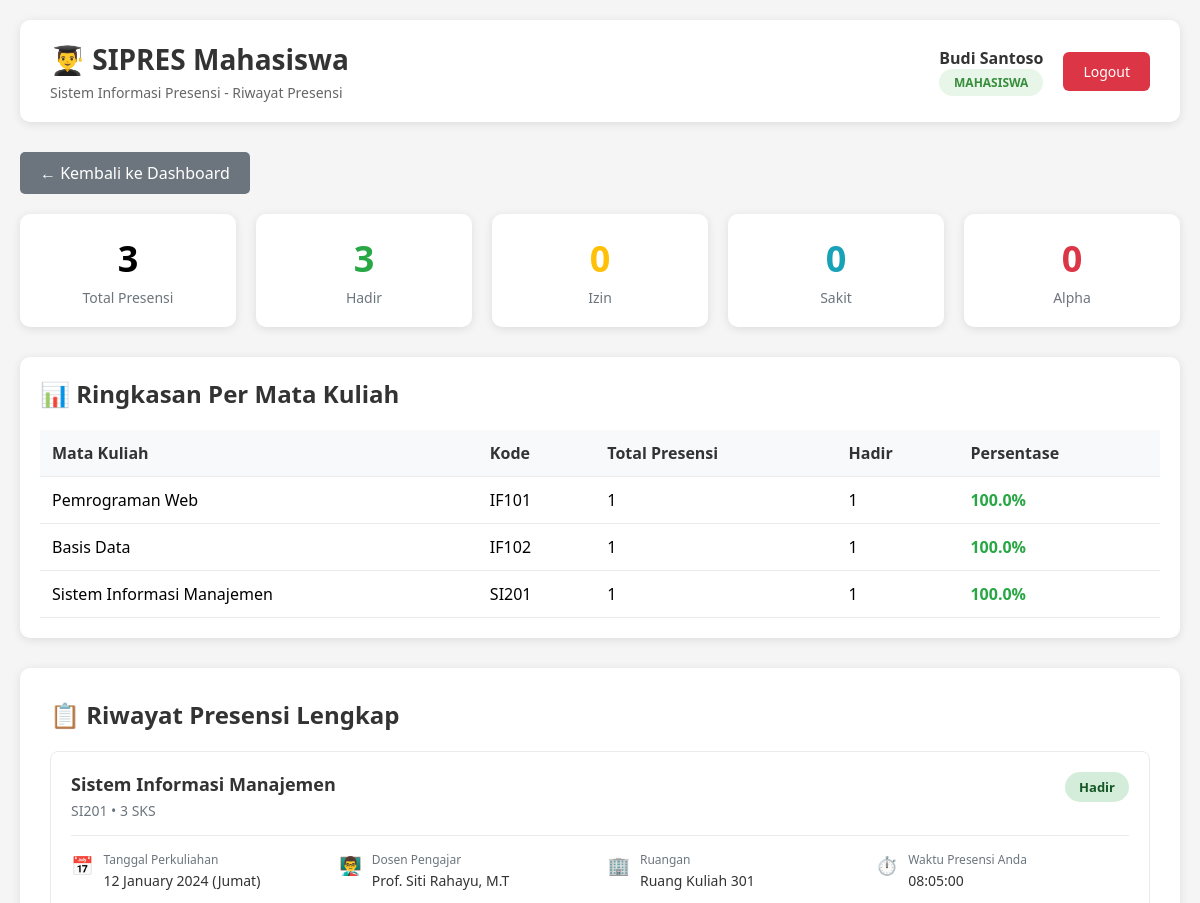
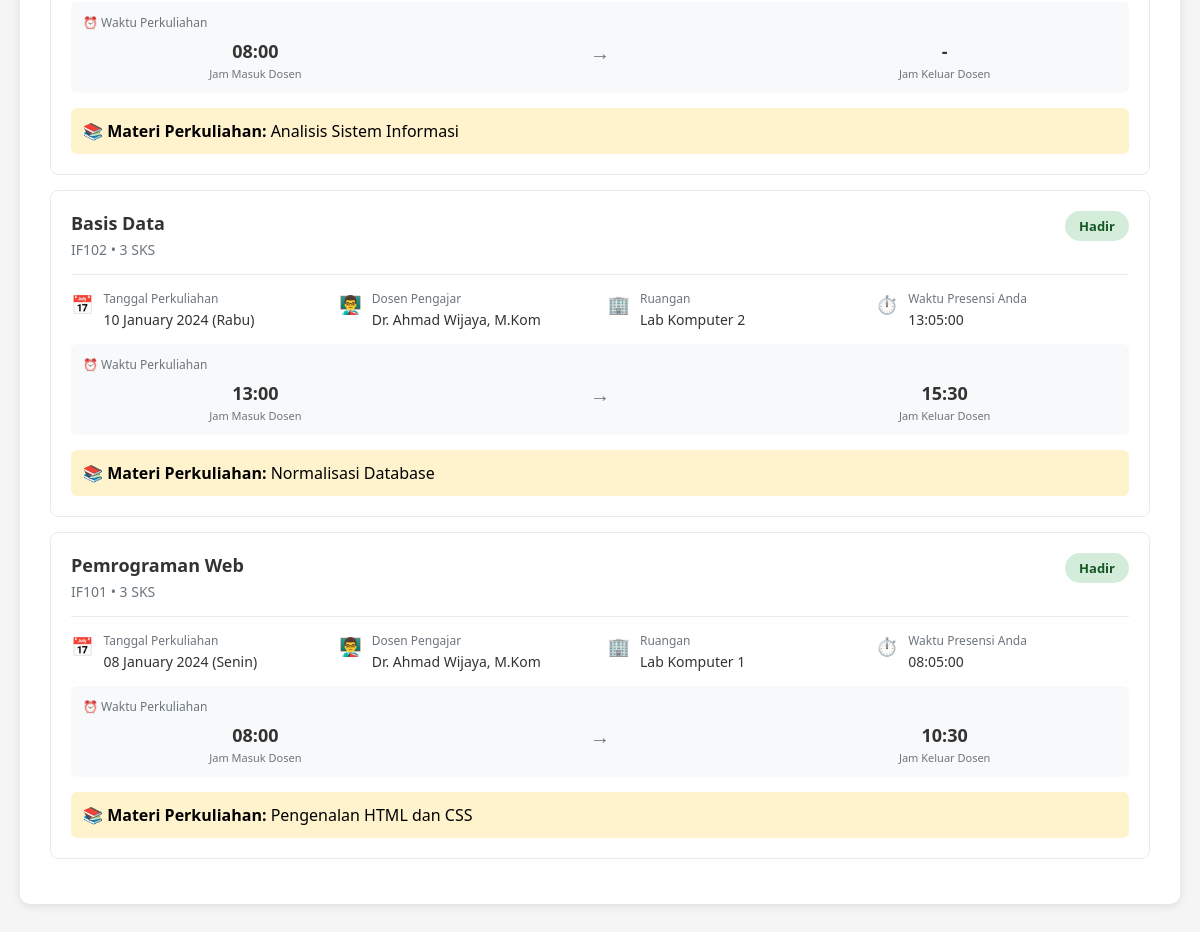
Page /modules/mahasiswa/riwayat.php (signed in) on the committed database (2 pictures, top to bottom).
### tables this page shows
CREATE TABLE presensi_mahasiswa (
    id_presensi INT AUTO_INCREMENT PRIMARY KEY,
    id_jurnal INT NOT NULL,
    id_mahasiswa INT NOT NULL,
    waktu_scan TIMESTAMP DEFAULT CURRENT_TIMESTAMP,
    status ENUM('Hadir', 'Izin', 'Sakit', 'Alpha') DEFAULT 'Hadir',
    keterangan TEXT NULL,
    created_at TIMESTAMP DEFAULT CURRENT_TIMESTAMP,
    FOREIGN KEY (id_jurnal) REFERENCES jurnal_perkuliahan(id_jurnal) ON DELETE CASCADE,
    FOREIGN KEY (id_mahasiswa) REFERENCES mahasiswa(id_mahasiswa) ON DELETE RESTRICT,
    UNIQUE KEY unique_presensi (id_jurnal, id_mahasiswa) COMMENT 'Satu mahasiswa hanya bisa presensi sekali per sesi',
    INDEX idx_mahasiswa (id_mahasiswa),
    INDEX idx_jurnal (id_jurnal),
    INDEX idx_status (status)
);

CREATE TABLE matakuliah (
    id_mk INT AUTO_INCREMENT PRIMARY KEY,
    kode_mk VARCHAR(20) NOT NULL UNIQUE,
    nama_mk VARCHAR(100) NOT NULL,
    sks INT NOT NULL,
    semester INT NOT NULL,
    created_at TIMESTAMP DEFAULT CURRENT_TIMESTAMP,
    INDEX idx_kode_mk (kode_mk),
    INDEX idx_semester (semester)
);

CREATE TABLE jurnal_perkuliahan (
    id_jurnal INT AUTO_INCREMENT PRIMARY KEY,
    id_jadwal INT NOT NULL,
    tanggal DATE NOT NULL,
    jam_masuk TIME NOT NULL,
    jam_keluar TIME NULL,
    materi_kuliah TEXT,
    token_presensi VARCHAR(6) NOT NULL COMMENT 'Token unik 6 karakter untuk mahasiswa',
    status_sesi ENUM('Open', 'Closed') DEFAULT 'Open',
    created_at TIMESTAMP DEFAULT CURRENT_TIMESTAMP,
    updated_at TIMESTAMP DEFAULT CURRENT_TIMESTAMP ON UPDATE CURRENT_TIMESTAMP,
    FOREIGN KEY (id_jadwal) REFERENCES jadwal_kuliah(id_jadwal) ON DELETE RESTRICT,
    INDEX idx_tanggal (tanggal),
    INDEX idx_token (token_presensi),
    INDEX idx_status (status_sesi),
    INDEX idx_jadwal (id_jadwal)
);

CREATE TABLE jadwal_kuliah (
    id_jadwal INT AUTO_INCREMENT PRIMARY KEY,
    id_mk INT NOT NULL,
    id_dosen INT NOT NULL,
    hari ENUM('Senin', 'Selasa', 'Rabu', 'Kamis', 'Jumat', 'Sabtu', 'Minggu') NOT NULL,
    jam_mulai TIME NOT NULL,
    jam_selesai TIME NOT NULL,
    ruangan VARCHAR(50) NOT NULL,
    created_at TIMESTAMP DEFAULT CURRENT_TIMESTAMP,
    FOREIGN KEY (id_mk) REFERENCES matakuliah(id_mk) ON DELETE RESTRICT,
    FOREIGN KEY (id_dosen) REFERENCES dosen(id_dosen) ON DELETE RESTRICT,
    INDEX idx_hari (hari),
    INDEX idx_dosen (id_dosen),
    INDEX idx_mk (id_mk)
);

CREATE TABLE dosen (
    id_dosen INT AUTO_INCREMENT PRIMARY KEY,
    nidn VARCHAR(20) NOT NULL UNIQUE COMMENT 'NIDN/NIP Dosen',
    nama_lengkap VARCHAR(100) NOT NULL,
    email VARCHAR(100),
    no_telp VARCHAR(15),
    user_id INT NOT NULL,
    created_at TIMESTAMP DEFAULT CURRENT_TIMESTAMP,
    FOREIGN KEY (user_id) REFERENCES users(id_user) ON DELETE CASCADE,
    UNIQUE KEY unique_user (user_id),
    INDEX idx_nidn (nidn)
);

### modules/mahasiswa/riwayat.php (the view, shortened to what this page needs)
<?php
$nama = $_SESSION['nama'] ?? 'Mahasiswa';
$user_id = $_SESSION['user_id'] ?? 0;
$conn = getDBConnection();
$mahasiswa_query = "SELECT id_mahasiswa, nim, nama_lengkap, jurusan FROM mahasiswa WHERE user_id = ?";
$stmt = $conn->prepare($mahasiswa_query);
$stmt->bind_param("i", $user_id);
$stmt->execute();
$result = $stmt->get_result();
$mahasiswa_data = $result->fetch_assoc();
$id_mahasiswa = $mahasiswa_data['id_mahasiswa'];
$history_query = "SELECT pm.id_presensi, pm.waktu_scan, pm.status, pm.keterangan,
                         jp.tanggal, jp.jam_masuk, jp.jam_keluar, jp.materi_kuliah,
                         mk.kode_mk, mk.nama_mk, mk.sks,
                         d.nama_lengkap as nama_dosen, d.nidn,
                         jk.ruangan, jk.hari, jk.jam_mulai, jk.jam_selesai
                  FROM presensi_mahasiswa pm
                  JOIN jurnal_perkuliahan jp ON pm.id_jurnal = jp.id_jurnal
                  JOIN jadwal_kuliah jk ON jp.id_jadwal = jk.id_jadwal
                  JOIN matakuliah mk ON jk.id_mk = mk.id_mk
                  JOIN dosen d ON jk.id_dosen = d.id_dosen
                  WHERE pm.id_mahasiswa = ?
                  ORDER BY jp.tanggal DESC, pm.waktu_scan DESC";
$stmt = $conn->prepare($history_query);
$stmt->bind_param("i", $id_mahasiswa);
$stmt->execute();
$history_result = $stmt->get_result();
$stats_query = "SELECT
                    COUNT(*) as total_presensi,
                    SUM(CASE WHEN pm.status = 'Hadir' THEN 1 ELSE 0 END) as total_hadir,
                    SUM(CASE WHEN pm.status = 'Izin' THEN 1 ELSE 0 END) as total_izin,
                    SUM(CASE WHEN pm.status = 'Sakit' THEN 1 ELSE 0 END) as total_sakit,
                    SUM(CASE WHEN pm.status = 'Alpha' THEN 1 ELSE 0 END) as total_alpha
                FROM presensi_mahasiswa pm
                WHERE pm.id_mahasiswa = ?";
$stmt = $conn->prepare($stats_query);
$stmt->bind_param("i", $id_mahasiswa);
$stmt->execute();
$stats = $stmt->get_result()->fetch_assoc();
$per_course_query = "SELECT mk.nama_mk, mk.kode_mk,
                            COUNT(pm.id_presensi) as total,
                            SUM(CASE WHEN pm.status = 'Hadir' THEN 1 ELSE 0 END) as hadir
                     FROM presensi_mahasiswa pm
                     JOIN jurnal_perkuliahan jp ON pm.id_jurnal = jp.id_jurnal
                     JOIN jadwal_kuliah jk ON jp.id_jadwal = jk.id_jadwal
                     JOIN matakuliah mk ON jk.id_mk = mk.id_mk
                     WHERE pm.id_mahasiswa = ?
                     GROUP BY mk.id_mk";
$stmt = $conn->prepare($per_course_query);
$stmt->bind_param("i", $id_mahasiswa);
$stmt->execute();
$per_course = $stmt->get_result();
?>
<!DOCTYPE html>
<html lang="id">
<head>
    <link rel="stylesheet" href="/assets/css/dashboard.css">
</head>
<body>
    <div class="dashboard-container">
        <div class="header">
            <div class="header-left">
                <h1>👨‍🎓 SIPRES Mahasiswa</h1>
                <p>Sistem Informasi Presensi - Riwayat Presensi</p>
            </div>
            <div class="header-right">
                <div class="user-info">
                    <div class="user-name"><?php echo htmlspecialchars($nama); ?></div>
                    <div class="user-role">
                        <span class="role-badge mahasiswa">Mahasiswa</span>
                    </div>
                </div>
                <a href="/auth/logout.php" class="btn-logout">Logout</a>
            </div>
        </div>
        <a href="/modules/mahasiswa/dashboard.php" class="btn-back">← Kembali ke Dashboard</a>
        <div class="stats-container">
            <div class="stat-card">
                <div class="stat-number"><?php echo $stats['total_presensi'] ?? 0; ?></div>
                <div class="stat-label">Total Presensi</div>
            </div>
            <div class="stat-card">
                <div class="stat-number stat-hadir"><?php echo $stats['total_hadir'] ?? 0; ?></div>
                <div class="stat-label">Hadir</div>
            </div>
            <div class="stat-card">
                <div class="stat-number stat-izin"><?php echo $stats['total_izin'] ?? 0; ?></div>
                <div class="stat-label">Izin</div>
            </div>
            <div class="stat-card">
                <div class="stat-number stat-sakit"><?php echo $stats['total_sakit'] ?? 0; ?></div>
                <div class="stat-label">Sakit</div>
            </div>
            <div class="stat-card">
                <div class="stat-number stat-alpha"><?php echo $stats['total_alpha'] ?? 0; ?></div>
                <div class="stat-label">Alpha</div>
            </div>
        </div>
        <div class="course-summary">
            <h2 class="section-title">📊 Ringkasan Per Mata Kuliah</h2>
            <?php if ($per_course->num_rows > 0): ?>
                <table class="course-table">
                    <thead>
                        <tr>
                            <th>Mata Kuliah</th>
                            <th>Kode</th>
                            <th>Total Presensi</th>
                            <th>Hadir</th>
                            <th>Persentase</th>
                        </tr>
                    </thead>
                    <tbody>
                        <?php while ($course = $per_course->fetch_assoc()):
                            $percentage = $course['total'] > 0 ? ($course['hadir'] / $course['total']) * 100 : 0;
                            $percentage_class = $percentage >= 75 ? 'percentage-good' :
                                              ($percentage >= 60 ? 'percentage-warning' : 'percentage-danger');
                        ?>
                            <tr>
                                <td><?php echo htmlspecialchars($course['nama_mk']); ?></td>
                                <td><?php echo htmlspecialchars($course['kode_mk']); ?></td>
                                <td><?php echo $course['total']; ?></td>
                                <td><?php echo $course['hadir']; ?></td>
                                <td>
                                    <span class="percentage <?php echo $percentage_class; ?>">
                                        <?php echo number_format($percentage, 1); ?>%
                                    </span>
                                </td>
                            </tr>
                        <?php endwhile; ?>
                    </tbody>
                </table>
            <?php else: ?>
                <p>Belum ada data presensi per mata kuliah.</p>
            <?php endif; ?>
        </div>
        <div class="history-container">
            <h2 class="section-title">📋 Riwayat Presensi Lengkap</h2>
            <?php if ($history_result->num_rows > 0): ?>
                <?php while ($row = $history_result->fetch_assoc()): ?>
                    <div class="history-card">
                        <div class="history-header">
                            <div class="course-info">
                                <div class="course-name">
                                    <?php echo htmlspecialchars($row['nama_mk']); ?>
                                </div>
                                <div class="course-code">
                                    <?php echo htmlspecialchars($row['kode_mk']); ?> •
                                    <?php echo htmlspecialchars($row['sks']); ?> SKS
                                </div>
                            </div>
                            <span class="status-badge badge-<?php echo strtolower($row['status']); ?>">
                                <?php echo htmlspecialchars($row['status']); ?>
                            </span>
                        </div>
                        <div class="history-details">
                            <div class="detail-item">
                                <span class="detail-icon">📅</span>
                                <div class="detail-content">
                                    <div class="detail-label">Tanggal Perkuliahan</div>
                                    <div class="detail-value">
                                        <?php echo date('d F Y', strtotime($row['tanggal'])); ?>
                                        (<?php echo htmlspecialchars($row['hari']); ?>)
                                    </div>
                                </div>
                            </div>
                            <div class="detail-item">
                                <span class="detail-icon">👨‍🏫</span>
                                <div class="detail-content">
                                    <div class="detail-label">Dosen Pengajar</div>
                                    <div class="detail-value">
                                        <?php echo htmlspecialchars($row['nama_dosen']); ?>
                                    </div>
                                </div>
                            </div>
                            <div class="detail-item">
                                <span class="detail-icon">🏢</span>
                                <div class="detail-content">
                                    <div class="detail-label">Ruangan</div>
                                    <div class="detail-value">
                                        <?php echo htmlspecialchars($row['ruangan']); ?>
                                    </div>
                                </div>
                            </div>
                            <div class="detail-item">
                                <span class="detail-icon">⏱️</span>
                                <div class="detail-content">
                                    <div class="detail-label">Waktu Presensi Anda</div>
                                    <div class="detail-value">
                                        <?php echo date('H:i:s', strtotime($row['waktu_scan'])); ?>
                                    </div>
                                </div>
                            </div>
                        </div>
                        <div class="time-section">
                            <div class="time-label">⏰ Waktu Perkuliahan</div>
                            <div class="time-info">
                                <div class="time-item">
                                    <div class="time-value">
                                        <?php echo date('H:i', strtotime($row['jam_masuk'])); ?>
                                    </div>
                                    <div class="time-desc">Jam Masuk Dosen</div>
                                </div>
                                <div class="time-item" style="color: #6c757d;">
                                    <div style="font-size: 20px;">→</div>
                                </div>
                                <div class="time-item">
                                    <div class="time-value">
                                        <?php echo $row['jam_keluar'] ? date('H:i', strtotime($row['jam_keluar'])) : '-'; ?>
                                    </div>
                                    <div class="time-desc">Jam Keluar Dosen</div>
                                </div>
                            </div>
                        </div>
                        <?php if (!empty($row['materi_kuliah'])): ?>
                            <div style="margin-top: 15px; padding: 12px; background: #fff3cd; border-radius: 6px;">
                                <strong>📚 Materi Perkuliahan:</strong>
                                <?php echo htmlspecialchars($row['materi_kuliah']); ?>
                            </div>
                        <?php endif; ?>
                    </div>
                <?php endwhile; ?>
            <?php else: ?>
                <p>Belum ada riwayat presensi.</p>
            <?php endif; ?>
        </div>
    </div>
</body>
</html>

### rows in the picture
presensi_mahasiswa: matakuliah.nama_mk "Sistem Informasi Manajemen", matakuliah.kode_mk "SI201", matakuliah.sks "3", status "Hadir", id_jurnal.tanggal "12 January 2024", jadwal_kuliah.hari "Jumat", dosen.nama_lengkap "Prof. Siti Rahayu, M.T", jadwal_kuliah.ruangan "Ruang Kuliah 301", waktu_scan "08:05:00", id_jurnal.jam_masuk "08:00", id_jurnal.materi_kuliah "Analisis Sistem Informasi"
presensi_mahasiswa: matakuliah.nama_mk "Basis Data", matakuliah.kode_mk "IF102", matakuliah.sks "3", status "Hadir", id_jurnal.tanggal "10 January 2024", jadwal_kuliah.hari "Rabu", dosen.nama_lengkap "Dr. Ahmad Wijaya, M.Kom", jadwal_kuliah.ruangan "Lab Komputer 2", waktu_scan "13:05:00", id_jurnal.jam_masuk "13:00", id_jurnal.jam_keluar "15:30", id_jurnal.materi_kuliah "Normalisasi Database"
presensi_mahasiswa: matakuliah.nama_mk "Pemrograman Web", matakuliah.kode_mk "IF101", matakuliah.sks "3", status "Hadir", id_jurnal.tanggal "08 January 2024", jadwal_kuliah.hari "Senin", dosen.nama_lengkap "Dr. Ahmad Wijaya, M.Kom", jadwal_kuliah.ruangan "Lab Komputer 1", waktu_scan "08:05:00", id_jurnal.jam_masuk "08:00", id_jurnal.jam_keluar "10:30", id_jurnal.materi_kuliah "Pengenalan HTML dan CSS"

### other values in the picture
$nama "Budi Santoso"
$stats['total_presensi'] "3"
$stats['total_hadir'] "3"
$stats['total_izin'] "0"
$stats['total_sakit'] "0"
$stats['total_alpha'] "0"
$course['nama_mk'] "Pemrograman Web"
$course['kode_mk'] "IF101"
$course['total'] "1"
$course['hadir'] "1"
$percentage "100.0"
$course['nama_mk'] "Basis Data"
$course['kode_mk'] "IF102"
$course['nama_mk'] "Sistem Informasi Manajemen"
$course['kode_mk'] "SI201"
